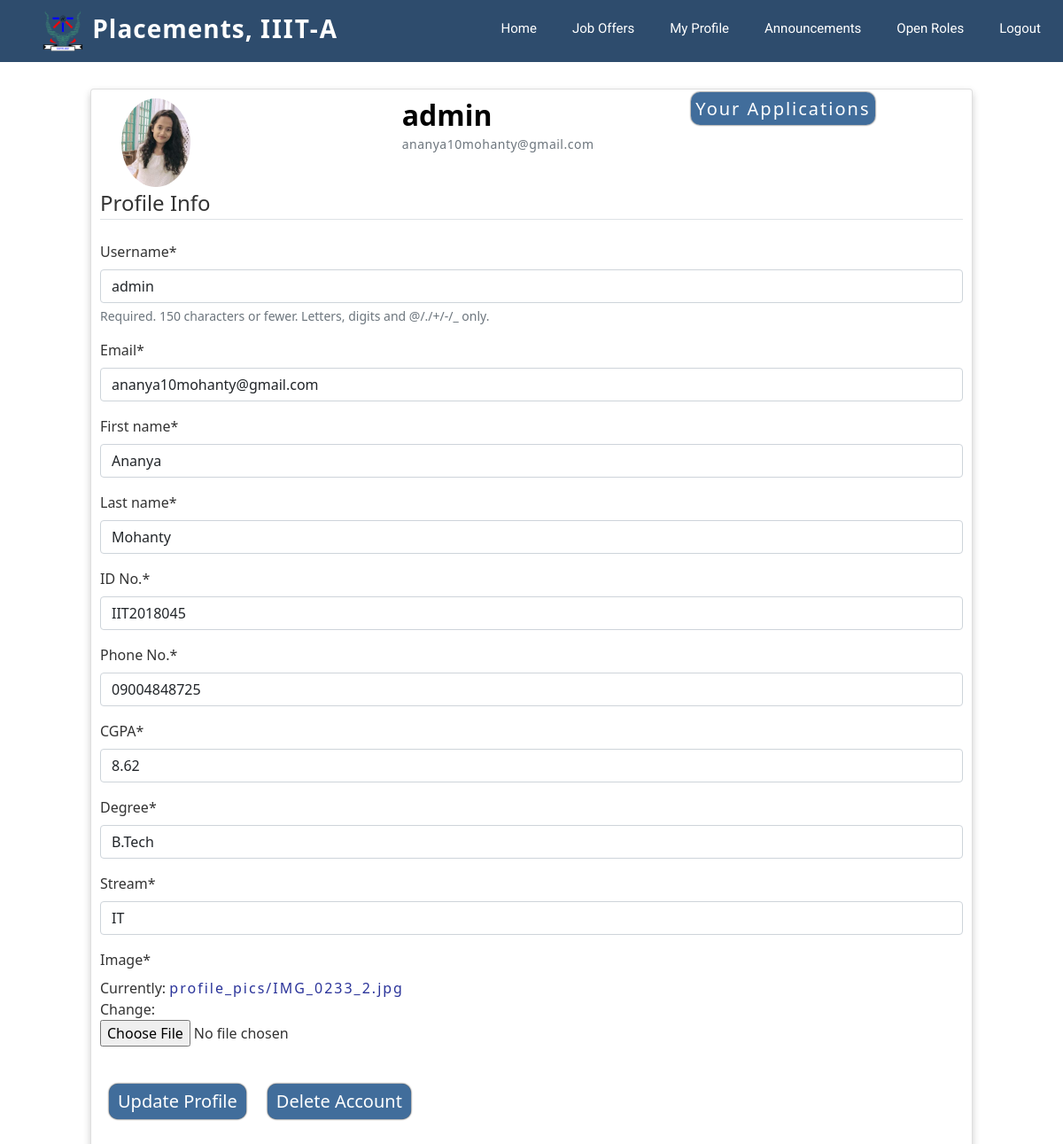
/profile/ (signed in), run on the app's committed database.
### users/models.py (models this page shows, shortened)
class Profile(models.Model):
    user = models.OneToOneField(User, on_delete=models.CASCADE)
    image = models.ImageField(default='default.jpg', upload_to='profile_pics')
    first_name = models.CharField(max_length=20)
    last_name = models.CharField(max_length=20)
    id_no = models.CharField(max_length=20)
    phone_no = models.CharField(max_length=20)
    cgpa = models.CharField(max_length=20)
    degree = models.CharField(max_length=20)
    stream = models.CharField(max_length=20)
    placed_in = models.CharField(default='NoOffer', max_length=20)
    is_recruiter = models.BooleanField(default=False)
    verified = models.BooleanField(default=False)

### users/views.py (the view, shortened to what this page needs)
# urls.py: url(r'^profile/', user_views.profile, name='profile'),
@login_required
def profile(request):
    if ( request.user.profile.is_recruiter == False) :
        if request.method == 'POST':
            u_form = UserUpdateForm(request.POST, instance=request.user)
            p_form = ProfileUpdateForm(request.POST,
                                       request.FILES,
                                       instance=request.user.profile)
            if u_form.is_valid() and p_form.is_valid():
                u_form.save()
                p_form.save()
                messages.success(request, f'Your account has been updated!')
                return redirect('profile')
        else:
            u_form = UserUpdateForm(instance=request.user)
            p_form = ProfileUpdateForm(instance=request.user.profile)
            v_form = ProfileViewForm(instance=request.user.profile)
    context = {
        'u_form': u_form,
        'p_form': p_form,
    }
    return render(request, 'users/profile.html', context)

### users/forms.py
class UserUpdateForm(forms.ModelForm):
    email = forms.EmailField()
    class Meta:
        model = User
        fields = ['username', 'email']

class ProfileUpdateForm(forms.ModelForm):
    first_name = forms.CharField(label='First name', max_length=20)
    last_name = forms.CharField(label='Last name', max_length=20)
    id_no = forms.CharField(label='ID No.', max_length=20)
    phone_no = forms.CharField(label='Phone No.', max_length=20)
    cgpa = forms.CharField(label='CGPA', max_length=20)
    degree = forms.CharField(label='Degree', max_length=20)
    stream = forms.CharField(label='Stream', max_length=20)
    class Meta:
        model = Profile
        fields = ['first_name','last_name','id_no','phone_no','cgpa','degree','stream','image']

### users/templates/users/profile.html (shortened to what this page needs)
{% extends "placement/header.html" %}
{% load crispy_forms_tags %}
{% block content %}
<div class="card">
  <div class="container-md">
    <div class="row">
  <div class="col-md-4">
  <img class="rounded-circle account-img" src="{{ user.profile.image.url }}" height="100px">
</div>
<div class="col-md-4">
  <h2 class="account-heading">{{ user.username }}</h2>
  <p class="text-secondary">{{ user.email }}</p>
  </div>
  <div class="col-md-4">
             {% if request.user.profile.is_recruiter == False %}
            <h6><a href="{% url 'your_app'%}" class="button_card" >Your Applications</a></h6>
            {% endif%}
    </div>
</div>
</div>
      <form method="POST" enctype="multipart/form-data">
          <fieldset class="form-group">
              <legend class="border-bottom mb-4">Profile Info</legend>
              {{ u_form|crispy }}
              {{ p_form|crispy }}
          </fieldset>
          <div class="form-group">
              <button class="button_update" type="submit">Update Profile</button>
              <button onclick="myFunction()" href="" id="goto" class="button_update">Delete Account</button>
          </div>
      </form>
    </div>
{% endblock content %}

### placement/static/placement/style.css (style rules this page uses)
body { background-color: #fff; color: #333; }
h1, h2, h3, h4, h5, h6 { margin: 0; }
h2 { color: #000; font-weight: 600; }
a { letter-spacing: 2px; text-decoration: none; color: #2b349a; }
p { color: #505050; font-size: 14px; font-weight: 300; letter-spacing: 0.5px; line-height: 2; margin-bottom: 20px; }
span { letter-spacing: 1px; }
.button_update { font-size: 20px; padding: 5px 10px; background: #416d9b; border: unset; color: #fff; cursor: pointer; box-shadow: 0 0 2px #000; outline: 0; position: relative; margin: 10px; border-radius: 10px; }
.button_card { font-size: 20px; padding: 5px 5px 5px 5px; background: #416d9b; border: unset; color: #fff; cursor: pointer; box-shadow: 0 0 2px #000; outline: 0; position: relative; margin: 10px; border-radius: 10px; top: 50%; }
.card { box-shadow: 0 4px 8px 0 rgba(0,0,0,0.2); transition: 0.3s; margin-top: 30px; padding: 10px 10px; max-width: 1200px; }

### data on the page
Profile: first_name "Ananya", last_name "Mohanty", id_no "IIT2018045", phone_no "09004848725", cgpa "8.62", degree "B.Tech", stream "IT"

### other printed values
{{ user.username }} "admin"
{{ user.email }} "ananya10mohanty@gmail.com"
